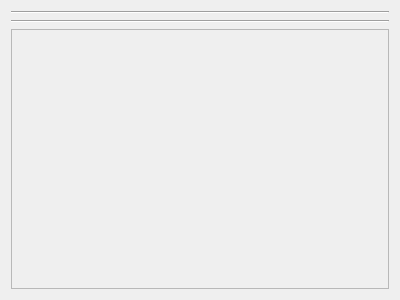
<?xml version="1.0" encoding="UTF-8"?>
<ui version="4.0">
 <class>StatisticArmory</class>
 <widget class="QWidget" name="StatisticArmory">
  <property name="geometry">
   <rect>
    <x>0</x>
    <y>0</y>
    <width>400</width>
    <height>300</height>
   </rect>
  </property>
  <property name="windowTitle">
   <string>Form</string>
  </property>
  <layout class="QVBoxLayout" name="vLayoutMain">
   <item>
    <layout class="QHBoxLayout" name="hLayoutClass"/>
   </item>
   <item>
    <layout class="QHBoxLayout" name="hLayoutTotal"/>
   </item>
   <item>
    <widget class="Line" name="line">
     <property name="orientation">
      <enum>Qt::Horizontal</enum>
     </property>
    </widget>
   </item>
   <item>
    <layout class="QHBoxLayout" name="hLayoutEngrave"/>
   </item>
   <item>
    <widget class="Line" name="line_2">
     <property name="orientation">
      <enum>Qt::Horizontal</enum>
     </property>
    </widget>
   </item>
   <item>
    <widget class="QScrollArea" name="scrollArea">
     <property name="widgetResizable">
      <bool>true</bool>
     </property>
     <widget class="QWidget" name="scrollAreaWidgetContents">
      <property name="geometry">
       <rect>
        <x>0</x>
        <y>0</y>
        <width>380</width>
        <height>238</height>
       </rect>
      </property>
      <layout class="QVBoxLayout" name="vLayoutResult"/>
     </widget>
    </widget>
   </item>
  </layout>
 </widget>
 <resources/>
 <connections/>
</ui>
